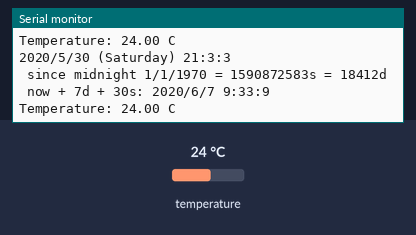
A sketch run on a simulated Arduino Uno, built with avr-gcc and run on an emulated ATmega328P. Parts: the last lines printed to the serial monitor. The inputs (shaded band) are chosen by the test bench; at power-on: temperature 24 °C. The local clock reads 2024-03-15 10:24:30 at power-on unless the sketch sets it.

Above: at 3.8 s.
3.9 s: temperature set to 12 °C
At 6.5 s:
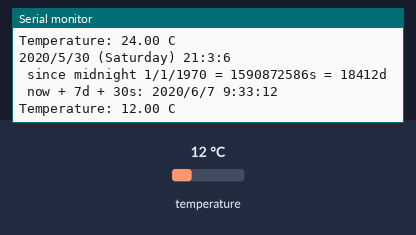
7.8 s: temperature set to 19 °C
At 10.5 s:
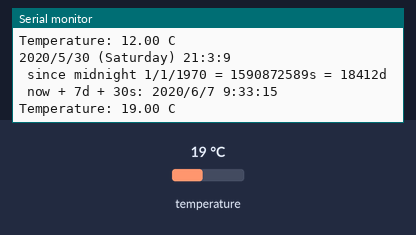
Timing chart, 0 to 12.0 s (numbered marks = the images above; inputs shaded):
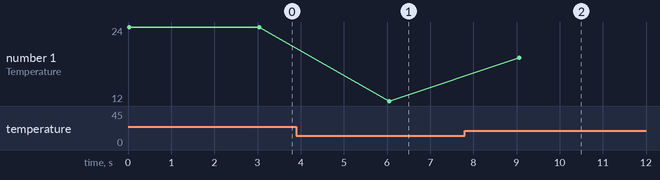

Measured:
- after the input at 3.9 s, the serial monitor: prints a new line after 2.2 s (image 1)
- after the input at 7.8 s, the serial monitor: prints a new line after 1.3 s (image 2)
- plotted number 1: 12 → 19 after the input at 7.8 s

The sketch:

RTC_test.ino
```cpp
// Date and time functions using a DS3231 RTC connected via I2C and Wire lib
#include "RTClib.h"

RTC_DS3231 rtc;

char daysOfTheWeek[7][12] = {"Sunday", "Monday", "Tuesday", "Wednesday", "Thursday", "Friday", "Saturday"};

void setup () {
  Serial.begin(57600);

#ifndef ESP8266
  while (!Serial); // wait for serial port to connect. Needed for native USB
#endif

  Serial.println(" Starting RTC test ");

  if (! rtc.begin()) {
    Serial.println("Couldn't find RTC");
    Serial.flush();
    abort();
  }

  if (1) { //rtc.lostPower()
    Serial.println("Re-programming RTC Time!");
    // When time needs to be set on a new device, or after a power loss, the
    // following line sets the RTC to the date & time this sketch was compiled
//    rtc.adjust(DateTime(F(__DATE__), F(__TIME__)));
    // This line sets the RTC with an explicit date & time, for example to set
    // January 21, 2014 at 3am you would call:
    // rtc.adjust(DateTime(2014, 1, 21, 3, 0, 0));
    rtc.adjust(DateTime(2020,5,30,21,3,0));
  }

  // When time needs to be re-set on a previously configured device, the
  // following line sets the RTC to the date & time this sketch was compiled
  // rtc.adjust(DateTime(F(__DATE__), F(__TIME__)));
  // This line sets the RTC with an explicit date & time, for example to set
  // January 21, 2014 at 3am you would call:
  // rtc.adjust(DateTime(2014, 1, 21, 3, 0, 0));
}

void loop () {
    DateTime now = rtc.now();

    Serial.print(now.year(), DEC);
    Serial.print('/');
    Serial.print(now.month(), DEC);
    Serial.print('/');
    Serial.print(now.day(), DEC);
    Serial.print(" (");
    Serial.print(daysOfTheWeek[now.dayOfTheWeek()]);
    Serial.print(") ");
    Serial.print(now.hour(), DEC);
    Serial.print(':');
    Serial.print(now.minute(), DEC);
    Serial.print(':');
    Serial.print(now.second(), DEC);
    Serial.println();

    Serial.print(" since midnight 1/1/1970 = ");
    Serial.print(now.unixtime());
    Serial.print("s = ");
    Serial.print(now.unixtime() / 86400L);
    Serial.println("d");

    // calculate a date which is 7 days and 30 seconds into the future
    DateTime future (now + TimeSpan(7,12,30,6));

    Serial.print(" now + 7d + 30s: ");
    Serial.print(future.year(), DEC);
    Serial.print('/');
    Serial.print(future.month(), DEC);
    Serial.print('/');
    Serial.print(future.day(), DEC);
    Serial.print(' ');
    Serial.print(future.hour(), DEC);
    Serial.print(':');
    Serial.print(future.minute(), DEC);
    Serial.print(':');
    Serial.print(future.second(), DEC);
    Serial.println();

    Serial.print("Temperature: ");
    Serial.print(rtc.getTemperature());
    Serial.println(" C");

    Serial.println();
    delay(3000);
}
```
